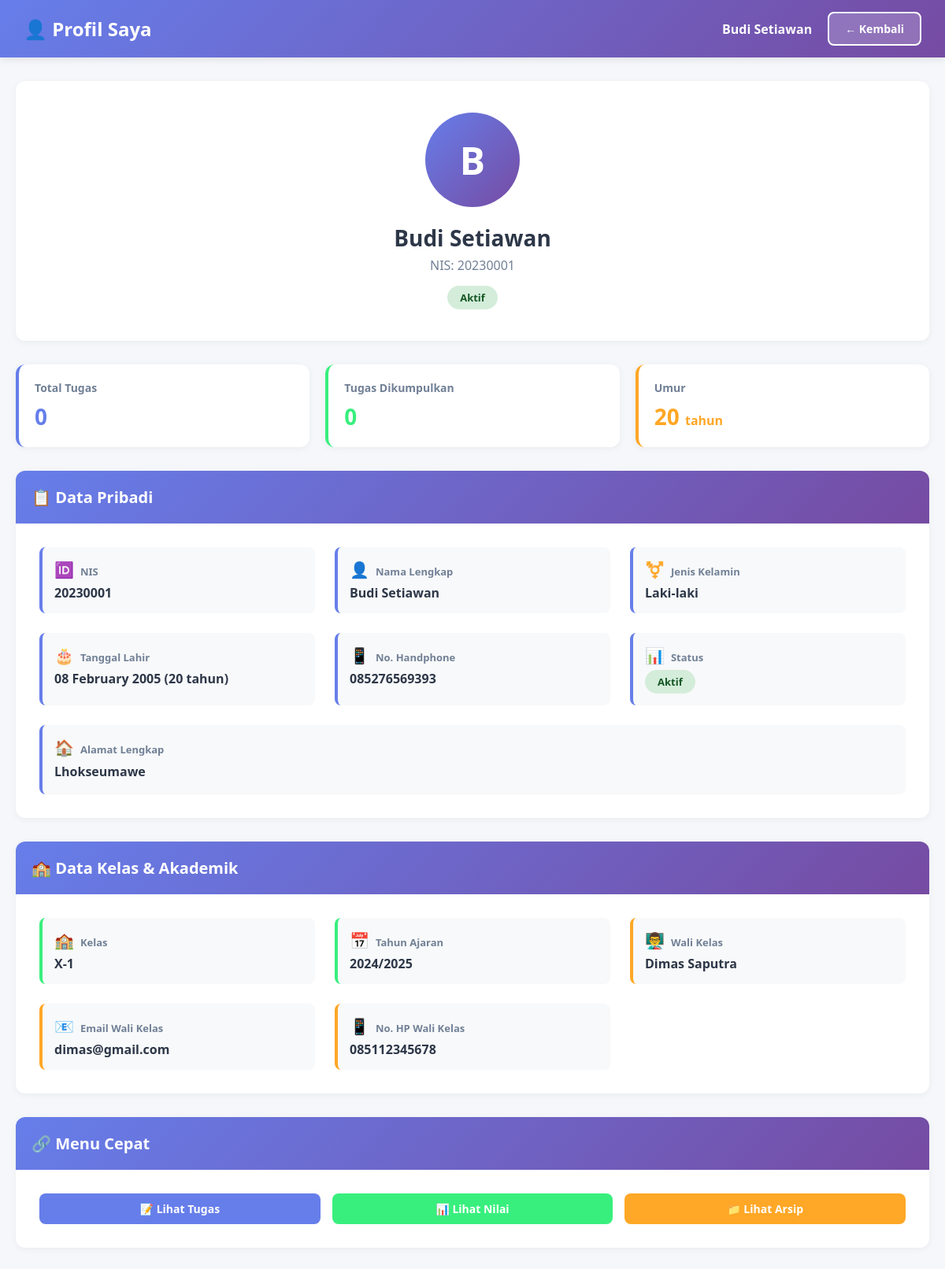
Screenshot of /profil/profil_siswa.php (signed in) with the database file from the repository.
### tables this page shows
CREATE TABLE `user_siswa` (
  `id_siswa` int NOT NULL,
  `nis` varchar(20) NOT NULL,
  `nama_siswa` varchar(100) NOT NULL,
  `password_login` varchar(255) NOT NULL,
  `jenis_kelamin` enum('L','P') NOT NULL,
  `tanggal_lahir` date NOT NULL,
  `alamat` text,
  `no_hp` varchar(15) DEFAULT NULL,
  `id_kelas` int DEFAULT NULL,
  `status` enum('aktif','nonaktif','lulus','pindah') DEFAULT 'aktif'
);

CREATE TABLE `kelas` (
  `id_kelas` int NOT NULL,
  `nama_kelas` varchar(50) NOT NULL,
  `tahun_ajaran` varchar(20) NOT NULL,
  `id_guru_wali` int DEFAULT NULL
);

CREATE TABLE `user_guru` (
  `id_guru` int NOT NULL,
  `nip` varchar(20) NOT NULL,
  `nama_guru` varchar(100) NOT NULL,
  `email` varchar(100) NOT NULL,
  `password_login` varchar(255) NOT NULL,
  `jenis_kelamin` enum('L','P') NOT NULL,
  `tanggal_lahir` date NOT NULL,
  `alamat` text,
  `no_hp` varchar(15) DEFAULT NULL,
  `status` enum('aktif','nonaktif') DEFAULT 'aktif'
);

### profil/profil_siswa.php (the view, shortened to what this page needs)
<?php
$user_id = $_SESSION['user_id'];
$pdo = getDBConnection();
$stmt = $pdo->prepare("
    SELECT s.*,
           k.nama_kelas, k.tahun_ajaran,
           g.nama_guru as nama_wali_kelas, g.email as email_wali_kelas, g.no_hp as no_hp_wali_kelas
    FROM user_siswa s
    LEFT JOIN kelas k ON s.id_kelas = k.id_kelas
    LEFT JOIN user_guru g ON k.id_guru_wali = g.id_guru
    WHERE s.id_siswa = ?
");
$stmt->execute([$user_id]);
$siswa = $stmt->fetch();
$jenis_kelamin_text = $siswa['jenis_kelamin'] === 'L' ? 'Laki-laki' : 'Perempuan';
$tanggal_lahir_formatted = $siswa['tanggal_lahir'] ? date('d F Y', strtotime($siswa['tanggal_lahir'])) : '-';
$umur = $siswa['tanggal_lahir'] ? date_diff(date_create($siswa['tanggal_lahir']), date_create('today'))->y : 0;
$status_badge = 'badge-success';
$status_text = 'Aktif';
$stmt = $pdo->prepare("
    SELECT
        (SELECT COUNT(*) FROM tugas WHERE id_kelas = ?) as total_tugas,
        (SELECT COUNT(*) FROM tugas t WHERE t.id_kelas = ? AND JSON_SEARCH(t.file_jawaban, 'one', ?, null, '$[*].id_siswa') IS NOT NULL) as tugas_dikumpulkan
");
$stmt->execute([$siswa['id_kelas'], $siswa['id_kelas'], $user_id]);
$stats = $stmt->fetch();
$total_tugas = $stats['total_tugas'] ?? 0;
$tugas_dikumpulkan = $stats['tugas_dikumpulkan'] ?? 0;
?>
<!DOCTYPE html>
<html lang="id">
<head>
</head>
<body>
    <div class="navbar">
        <h1>👤 Profil Saya</h1>
        <div class="user-info">
            <span><strong><?php echo htmlspecialchars($siswa['nama_siswa']); ?></strong></span>
            <a href="../dashboard/dashboard_siswa.php" class="btn btn-back">← Kembali</a>
        </div>
    </div>
    <div class="container">
        <div class="profile-header">
            <div class="profile-avatar">
                <?php echo strtoupper(substr($siswa['nama_siswa'], 0, 1)); ?>
            </div>
            <div class="profile-name"><?php echo htmlspecialchars($siswa['nama_siswa']); ?></div>
            <div class="profile-nis">NIS: <?php echo htmlspecialchars($siswa['nis']); ?></div>
            <span class="badge <?php echo $status_badge; ?>"><?php echo $status_text; ?></span>
        </div>
        <div class="stats-row">
            <div class="stat-card">
                <h3>Total Tugas</h3>
                <div class="number"><?php echo $total_tugas; ?></div>
            </div>
            <div class="stat-card" style="border-left-color: #38ef7d;">
                <h3>Tugas Dikumpulkan</h3>
                <div class="number" style="color: #38ef7d;"><?php echo $tugas_dikumpulkan; ?></div>
            </div>
            <div class="stat-card" style="border-left-color: #ffa726;">
                <h3>Umur</h3>
                <div class="number" style="color: #ffa726;"><?php echo $umur; ?> <span style="font-size: 16px;">tahun</span></div>
            </div>
        </div>
        <div class="card">
            <div class="card-header">
                <h3>📋 Data Pribadi</h3>
            </div>
            <div class="card-body">
                <div class="info-grid">
                    <div class="info-item">
                        <div class="info-label"><span class="icon">🆔</span>NIS</div>
                        <div class="info-value"><?php echo htmlspecialchars($siswa['nis']); ?></div>
                    </div>
                    <div class="info-item">
                        <div class="info-label"><span class="icon">👤</span>Nama Lengkap</div>
                        <div class="info-value"><?php echo htmlspecialchars($siswa['nama_siswa']); ?></div>
                    </div>
                    <div class="info-item">
                        <div class="info-label"><span class="icon">⚧️</span>Jenis Kelamin</div>
                        <div class="info-value"><?php echo $jenis_kelamin_text; ?></div>
                    </div>
                    <div class="info-item">
                        <div class="info-label"><span class="icon">🎂</span>Tanggal Lahir</div>
                        <div class="info-value"><?php echo $tanggal_lahir_formatted; ?> (<?php echo $umur; ?> tahun)</div>
                    </div>
                    <div class="info-item">
                        <div class="info-label"><span class="icon">📱</span>No. Handphone</div>
                        <div class="info-value"><?php echo $siswa['no_hp'] ? htmlspecialchars($siswa['no_hp']) : '-'; ?></div>
                    </div>
                    <div class="info-item">
                        <div class="info-label"><span class="icon">📊</span>Status</div>
                        <div class="info-value">
                            <span class="badge <?php echo $status_badge; ?>"><?php echo $status_text; ?></span>
                        </div>
                    </div>
                </div>
                <?php if ($siswa['alamat']): ?>
                <div style="margin-top: 25px;">
                    <div class="info-item">
                        <div class="info-label"><span class="icon">🏠</span>Alamat Lengkap</div>
                        <div class="info-value" style="line-height: 1.6; white-space: pre-wrap;"><?php echo htmlspecialchars($siswa['alamat']); ?></div>
                    </div>
                </div>
                <?php endif; ?>
            </div>
        </div>
        <div class="card">
            <div class="card-header">
                <h3>🏫 Data Kelas & Akademik</h3>
            </div>
            <div class="card-body">
                <?php if ($siswa['id_kelas']): ?>
                <div class="info-grid">
                    <div class="info-item" style="border-left-color: #38ef7d;">
                        <div class="info-label"><span class="icon">🏫</span>Kelas</div>
                        <div class="info-value"><?php echo htmlspecialchars($siswa['nama_kelas']); ?></div>
                    </div>
                    <div class="info-item" style="border-left-color: #38ef7d;">
                        <div class="info-label"><span class="icon">📅</span>Tahun Ajaran</div>
                        <div class="info-value"><?php echo htmlspecialchars($siswa['tahun_ajaran']); ?></div>
                    </div>
                    <?php if ($siswa['nama_wali_kelas']): ?>
                    <div class="info-item" style="border-left-color: #ffa726;">
                        <div class="info-label"><span class="icon">👨‍🏫</span>Wali Kelas</div>
                        <div class="info-value"><?php echo htmlspecialchars($siswa['nama_wali_kelas']); ?></div>
                    </div>
                    <?php if ($siswa['email_wali_kelas']): ?>
                    <div class="info-item" style="border-left-color: #ffa726;">
                        <div class="info-label"><span class="icon">📧</span>Email Wali Kelas</div>
                        <div class="info-value"><?php echo htmlspecialchars($siswa['email_wali_kelas']); ?></div>
                    </div>
                    <?php endif; ?>
                    <?php if ($siswa['no_hp_wali_kelas']): ?>
                    <div class="info-item" style="border-left-color: #ffa726;">
                        <div class="info-label"><span class="icon">📱</span>No. HP Wali Kelas</div>
                        <div class="info-value"><?php echo htmlspecialchars($siswa['no_hp_wali_kelas']); ?></div>
                    </div>
                    <?php endif; ?>
                    <?php endif; ?>
                </div>
                <?php endif; ?>
            </div>
        </div>
        <div class="card">
            <div class="card-header">
                <h3>🔗 Menu Cepat</h3>
            </div>
            <div class="card-body">
                <div style="display: grid; grid-template-columns: repeat(auto-fit, minmax(200px, 1fr)); gap: 15px;">
                    <a href="../tugas/tugas_siswa.php" class="btn btn-primary" style="text-align: center;">
                        📝 Lihat Tugas
                    </a>
                    <a href="../nilai/nilai_siswa.php" class="btn btn-primary" style="text-align: center; background: #38ef7d;">
                        📊 Lihat Nilai
                    </a>
                    <a href="../arsip/arsip_siswa.php" class="btn btn-primary" style="text-align: center; background: #ffa726;">
                        📁 Lihat Arsip
                    </a>
                </div>
            </div>
        </div>
    </div>
</body>
</html>

### profil/profil_siswa.php (style rules this page uses)
* { margin: 0; padding: 0; box-sizing: border-box; }
body { font-family: 'Segoe UI', Tahoma, Geneva, Verdana, sans-serif; background: #f5f7fa; }
.navbar { background: linear-gradient(135deg, #667eea 0%, #764ba2 100%); color: white; padding: 15px 30px; display: flex; justify-content: space-between; align-items: center; box-shadow: 0 2px 10px rgba(0,0,0,0.1); }
.navbar h1 { font-size: 24px; }
.user-info { display: flex; align-items: center; gap: 20px; }
.btn { padding: 10px 20px; border-radius: 8px; border: none; cursor: pointer; font-size: 14px; font-weight: 600; transition: all 0.3s ease; text-decoration: none; display: inline-block; }
.btn-back { background: rgba(255,255,255,0.2); color: white; border: 2px solid white; }
.btn-primary { background: #667eea; color: white; }
.container { max-width: 1200px; margin: 30px auto; padding: 0 20px; }
.profile-header { background: white; border-radius: 12px; box-shadow: 0 2px 10px rgba(0,0,0,0.05); padding: 40px; margin-bottom: 30px; text-align: center; }
.profile-avatar { width: 120px; height: 120px; border-radius: 50%; background: linear-gradient(135deg, #667eea 0%, #764ba2 100%); display: flex; align-items: center; justify-content: center; font-size: 48px; color: white; margin: 0 auto 20px; font-weight: bold; }
.profile-name { font-size: 28px; color: #2d3748; margin-bottom: 5px; font-weight: 700; }
.profile-nis { font-size: 16px; color: #718096; margin-bottom: 15px; }
.badge { padding: 6px 16px; border-radius: 20px; font-size: 13px; font-weight: 600; display: inline-block; }
.badge-success { background: #d4edda; color: #155724; }
.stats-row { display: grid; grid-template-columns: repeat(auto-fit, minmax(200px, 1fr)); gap: 20px; margin-bottom: 30px; }
.stat-card { background: white; padding: 20px; border-radius: 12px; box-shadow: 0 2px 10px rgba(0,0,0,0.05); border-left: 4px solid #667eea; }
.stat-card h3 { font-size: 14px; color: #718096; margin-bottom: 8px; }
.stat-card .number { font-size: 28px; font-weight: bold; color: #667eea; }
.card { background: white; border-radius: 12px; box-shadow: 0 2px 10px rgba(0,0,0,0.05); margin-bottom: 30px; overflow: hidden; }
.card-header { background: linear-gradient(135deg, #667eea 0%, #764ba2 100%); color: white; padding: 20px; }
.card-header h3 { font-size: 20px; }
.card-body { padding: 30px; }
.info-grid { display: grid; grid-template-columns: repeat(auto-fit, minmax(300px, 1fr)); gap: 25px; }
.info-item { padding: 15px; background: #f8f9fa; border-radius: 8px; border-left: 4px solid #667eea; }
.info-label { font-size: 13px; color: #718096; margin-bottom: 5px; font-weight: 600; }
.info-value { font-size: 16px; color: #2d3748; font-weight: 600; }
.icon { font-size: 20px; margin-right: 8px; }

### rows the page displays
user_siswa: nama_siswa "Budi Setiawan", nama_siswa "B", nis "20230001", tanggal_lahir "20", jenis_kelamin "Laki-laki", tanggal_lahir "08 February 2005", no_hp "085276569393", alamat "Lhokseumawe", id_kelas.nama_kelas "X-1", id_kelas.tahun_ajaran "2024/2025", user_guru.nama_guru "Dimas Saputra", user_guru.email "dimas@gmail.com", user_guru.no_hp "085112345678"

### other values shown
$status_text "Aktif"
$total_tugas "0"
$tugas_dikumpulkan "0"
